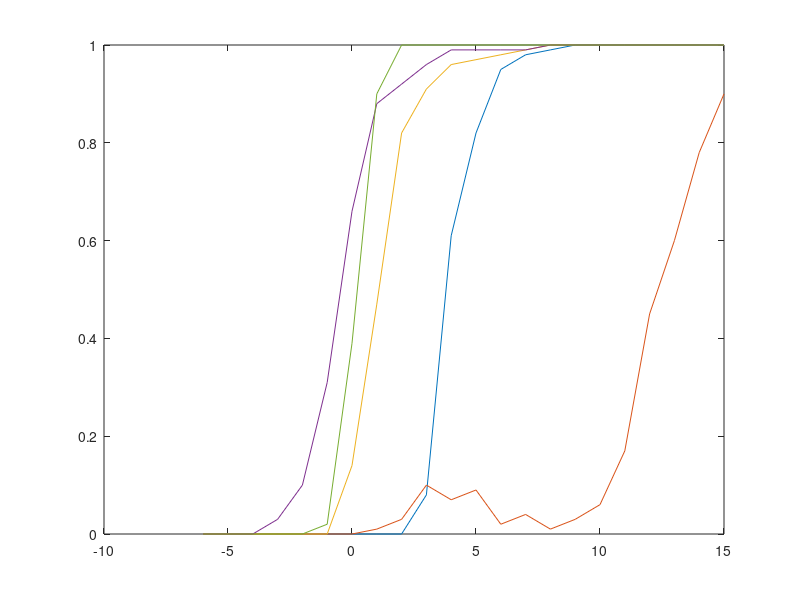

Reproduce this figure in MATLAB.
clc;
clear all;
close all;

FHSS_1 = [0 0 0 0 0 0 0 0 0 0.08 0.61 0.82 0.95 0.98 0.99 1 1 1 1 1 1 1].';

FHSS_2 = [0 0 0 0 0 0 0 0.01 0.03 0.10 0.07 0.09 0.02 0.04 0.01 0.03 0.06 0.17 0.45 0.60 0.78 0.90].';

FHSS_3 = [0 0 0 0 0 0 0.14 0.47 0.82 0.91 0.96 0.97 0.98 0.99 1 1 1 1 1 1 1 1].';

FHSS_4 = [0 0 0 0.03 0.10 0.31 0.66 0.88 0.92 0.96 0.99 0.99 0.99 0.99 1 1 1 1 1 1 1 1].';

FHSS_5 = [0 0 0 0 0 0.02 0.39 0.90 1 1 1 1 1 1 1 1 1 1 1 1 1 1].';

All_FHSS = [FHSS_1 FHSS_2 FHSS_3 FHSS_4 FHSS_5];

SNR = [-6 -5 -4 -3 -2 -1 0 1 2 3 4 5 6 7 8 9 10 11 12 13 14 15].';

figure();
plot(SNR,All_FHSS);